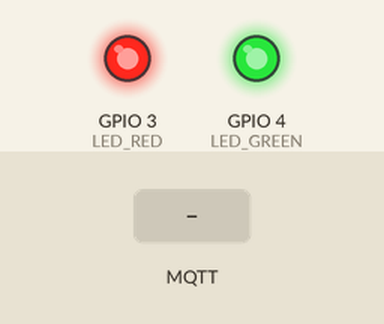
The sketch below on a simulated ESP32. Parts: output pins drawn as LEDs (lit = HIGH). The test bench sets the inputs (shaded band). WiFi joins after 1.5 s; servers stay silent unless stated; random numbers use the default seed unless the sketch sets one; no MQTT or app messages arrive unless stated; what the sketch prints to the serial monitor is not drawn.

Above: at 0.1 s.
At 3.7 s:
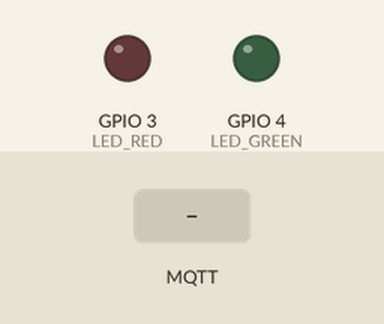
3.8 s: MQTT message "1" arrives on the first subscribed topic
At 4.3 s:
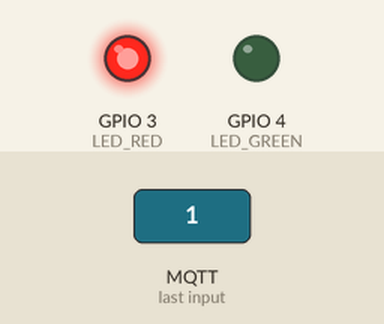
5.3 s: MQTT message "on" arrives on the first subscribed topic
6.8 s: MQTT message "off" arrives on the first subscribed topic
Timing chart, 0 to 9.8 s (numbered marks = the images above; inputs shaded):
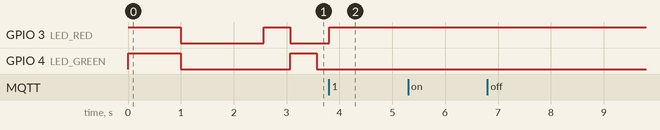

Measured:
- after the input at 3.8 s, GPIO 3 (LED_RED): LOW → HIGH at once
- after the input at 5.3 s, every drawn part: stays the same
- after the input at 6.8 s, every drawn part: stays the same

The sketch:

sketch.ino
```cpp
#include <WiFi.h>
#include <PubSubClient.h>
#include <ArduinoJson.h>

// Configuration WiFi
const char* ssid = "Wokwi-GUEST";
const char* password = "";

// Configuration MQTT
const char* mqtt_server = "broker.hivemq.com";  // Broker public HiveMQ
const int mqtt_port = 1883;  // Port non sécurisé
const char* mqtt_topic = "ppe/detections";

// Définition des pins LED
const int LED_RED = D2;    // LED rouge pour non sécurisé
const int LED_GREEN = D3;  // LED verte pour sécurisé

// Variables de debug
unsigned long lastDebugTime = 0;
const unsigned long DEBUG_INTERVAL = 5000; // 5 secondes

WiFiClient espClient;
PubSubClient client(espClient);

void setup_wifi() {
  delay(10);
  Serial.println("\nConnexion au WiFi...");
  WiFi.begin(ssid, password);

  while (WiFi.status() != WL_CONNECTED) {
    delay(500);
    Serial.print(".");
  }

  Serial.println("\nWiFi connecté");
  Serial.print("Adresse IP: ");
  Serial.println(WiFi.localIP());
}

void updateLEDs(bool is_secure) {
  if (is_secure) {
    digitalWrite(LED_RED, LOW);
    digitalWrite(LED_GREEN, HIGH);
    Serial.println("Situation sécurisée - LED verte allumée");
  } else {
    digitalWrite(LED_RED, HIGH);
    digitalWrite(LED_GREEN, LOW);
    Serial.println("Situation non sécurisée - LED rouge allumée");
  }
}

void callback(char* topic, byte* payload, unsigned int length) {
  Serial.print("Message reçu [");
  Serial.print(topic);
  Serial.print("] ");

  String message;
  for (int i = 0; i < length; i++) {
    message += (char)payload[i];
  }
  Serial.println(message);

  StaticJsonDocument<1024> doc;
  DeserializationError error = deserializeJson(doc, message);

  if (error) {
    Serial.print("deserializeJson() failed: ");
    Serial.println(error.c_str());
    return;
  }

  int total_persons = doc["total_persons"];
  int secured_persons = doc["secured_persons"];
  int unsecured = doc["unsecured"];
  bool is_secure = doc["is_secure"];

  Serial.println("\nDétections:");
  Serial.print("Total personnes: "); Serial.println(total_persons);
  Serial.print("Personnes sécurisées: "); Serial.println(secured_persons);
  Serial.print("Personnes non sécurisées: "); Serial.println(unsecured);
  Serial.print("Situation sécurisée: "); Serial.println(is_secure ? "Oui" : "Non");

  updateLEDs(is_secure);
}

void reconnect() {
  while (!client.connected()) {
    Serial.print("Tentative de connexion MQTT...");
    String clientId = "ESP32Client-" + String(random(0xffff), HEX);

    if (client.connect(clientId.c_str())) {
      Serial.println("connecté");
      client.subscribe(mqtt_topic);

      // Test des LEDs à la connexion
      digitalWrite(LED_RED, HIGH);
      delay(500);
      digitalWrite(LED_RED, LOW);
      digitalWrite(LED_GREEN, HIGH);
      delay(500);
      digitalWrite(LED_GREEN, LOW);
    } else {
      Serial.print("échec, rc=");
      Serial.print(client.state());
      Serial.println(" nouvelle tentative dans 5 secondes");
      delay(5000);
    }
  }
}

void setup() {
  Serial.begin(115200);

  // Configuration des pins LED
  pinMode(LED_RED, OUTPUT);
  pinMode(LED_GREEN, OUTPUT);

  // Test initial des LEDs
  digitalWrite(LED_RED, HIGH);
  digitalWrite(LED_GREEN, HIGH);
  delay(1000);
  digitalWrite(LED_RED, LOW);
  digitalWrite(LED_GREEN, LOW);

  setup_wifi();
  client.setServer(mqtt_server, mqtt_port);
  client.setCallback(callback);

  Serial.println("Système de détection EPI démarré!");
}

void loop() {
  if (!client.connected()) {
    reconnect();
  }
  client.loop();

  // Debug périodique
  unsigned long currentTime = millis();
  if (currentTime - lastDebugTime > DEBUG_INTERVAL) {
    lastDebugTime = currentTime;
    Serial.print("État MQTT: ");
    Serial.println(client.connected() ? "Connecté" : "Déconnecté");
    Serial.print("État WiFi: ");
    Serial.println(WiFi.status() == WL_CONNECTED ? "Connecté" : "Déconnecté");
  }
} 
```
